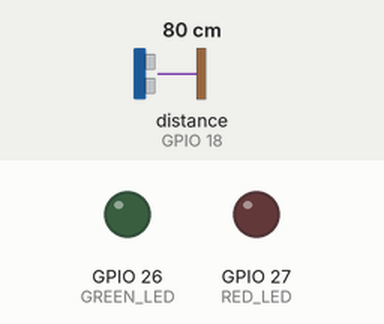
This sketch was run on a simulated ESP32. On the bench: output pins drawn as LEDs (lit = HIGH). Wiring (from diagram.json): ultrasonic range finder: trigger GPIO 5; echo GPIO 18. The test bench sets the inputs (shaded band); at power-on: distance to the obstacle (sensor on GPIO 18) 80 cm. The echo pulse lasts 58.3 µs per cm; WiFi joins after 1.5 s; servers stay silent unless stated; pins used as bus, display or sensor lines are not drawn; what the sketch prints to the serial monitor is not drawn.

Above: at 2.7 s.
2.8 s: distance to the obstacle (sensor on GPIO 18) set to 22 cm
4.5 s: distance to the obstacle (sensor on GPIO 18) set to 19 cm
At 6.4 s:
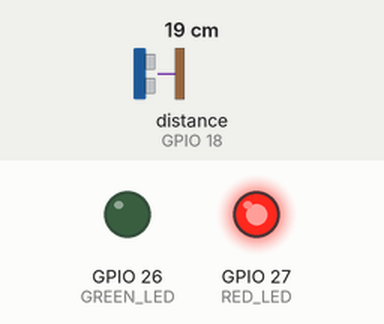
7.5 s: distance to the obstacle (sensor on GPIO 18) set to 35 cm
At 10.0 s:
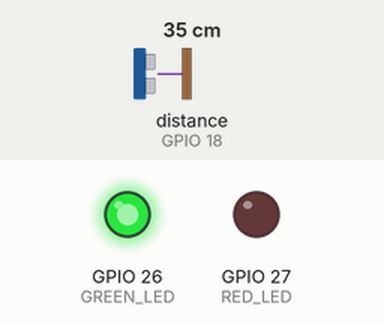
10.5 s: distance to the obstacle (sensor on GPIO 18) set to 2 cm
At 13.4 s:
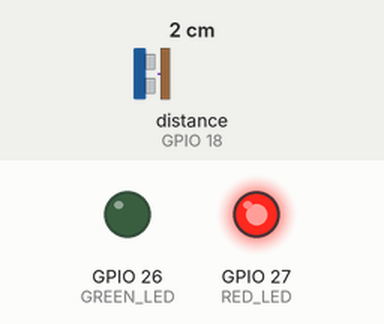
Timing chart, 0 to 14.5 s (numbered marks = the images above; inputs shaded):
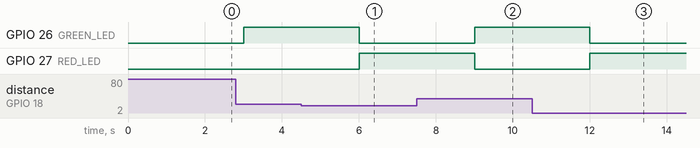

Measured:
- the behaviour switches between 21 and 20 cm on distance to the obstacle (sensor on GPIO 18) (found by bisection; images 0 and 1)
- after the input at 4.5 s, GPIO 26 (GREEN_LED): HIGH → LOW after 1.5 s; GPIO 27 (RED_LED): LOW → HIGH after 1.5 s
- after the input at 7.5 s, GPIO 26 (GREEN_LED): LOW → HIGH after 1.5 s; GPIO 27 (RED_LED): HIGH → LOW after 1.5 s
- after the input at 10.5 s, GPIO 26 (GREEN_LED): HIGH → LOW after 1.5 s; GPIO 27 (RED_LED): LOW → HIGH after 1.5 s

The sketch:

esp32-http-server.ino
```cpp
/*
  ESP32 HTTP Flood Monitoring System for Wokwi

  When running in Wokwi for VSCode, open http://localhost:8180
  in your browser to view the status page.
*/

#include <WiFi.h>
#include <WebServer.h>
#include <uri/UriBraces.h>

// WiFi credentials for Wokwi simulation
#define WIFI_SSID "Wokwi-GUEST"
#define WIFI_PASSWORD ""
#define WIFI_CHANNEL 6

// Pin assignments (adjust as per your Wokwi diagram)
#define TRIG_PIN    5    // HC-SR04 TRIG
#define ECHO_PIN    18   // HC-SR04 ECHO
#define GREEN_LED   26   // Safe status LED
#define RED_LED     27   // Alert status LED

#define FLOOD_THRESHOLD_CM  20  // Flood risk threshold (cm)

WebServer server(80);

float currentWaterLevel = 0;
bool floodAlert = false;

void sendHtml() {
  String statusText = (currentWaterLevel < 0) ? "Sensor Error" :
                      (currentWaterLevel < FLOOD_THRESHOLD_CM) ? "ALERT: Flood risk!" : "Normal";
  String alertColor = (currentWaterLevel < 0) ? "#888" :
                      (currentWaterLevel < FLOOD_THRESHOLD_CM) ? "#c00" : "#090";

  String response = R"(
    <!DOCTYPE html><html>
      <head>
        <title>ESP32 Flood Monitoring</title>
        <meta name="viewport" content="width=device-width, initial-scale=1">
        <style>
          html { font-family: sans-serif; text-align: center; }
          body { margin: 2em; }
          h1 { margin-bottom: 1em; }
          .status { font-size: 2em; font-weight: bold; color: ALERT_COLOR; }
          .level { font-size: 1.5em; margin: 1em 0; }
          .led { display: inline-block; width: 1em; height: 1em; border-radius: 50%; margin: 0 0.5em; }
          .green { background: #0f0; border: 1px solid #090; }
          .red { background: #f00; border: 1px solid #900; }
        </style>
      </head>
      <body>
        <h1>Flood Monitoring System</h1>
        <div class="level">Water Level: <b>LEVEL_CM</b> cm</div>
        <div class="status" style="color: ALERT_COLOR;">STATUS_TEXT</div>
        <div>
          <span class="led green" style="opacity:GREEN_OPACITY;"></span> Green (Safe)
          <span class="led red" style="opacity:RED_OPACITY;"></span> Red (Alert)
        </div>
        <div style="margin-top:2em; font-size:0.9em; color:#888;">
          Last updated: TIME ms since boot
        </div>
      </body>
    </html>
  )";

  response.replace("LEVEL_CM", (currentWaterLevel < 0) ? "--" : String(currentWaterLevel, 2));
  response.replace("STATUS_TEXT", statusText);
  response.replace("ALERT_COLOR", alertColor);
  response.replace("GREEN_OPACITY", (currentWaterLevel >= FLOOD_THRESHOLD_CM) ? "1" : "0.2");
  response.replace("RED_OPACITY", (currentWaterLevel < FLOOD_THRESHOLD_CM && currentWaterLevel >= 0) ? "1" : "0.2");
  response.replace("TIME", String(millis()));

  server.send(200, "text/html", response);
}

float readWaterLevelCM() {
  digitalWrite(TRIG_PIN, LOW);
  delayMicroseconds(2);
  digitalWrite(TRIG_PIN, HIGH);
  delayMicroseconds(10);
  digitalWrite(TRIG_PIN, LOW);

  long duration = pulseIn(ECHO_PIN, HIGH, 30000); // 30ms timeout
  if (duration == 0) return -1; // Sensor error
  float distance = duration * 0.034 / 2.0;
  return distance;
}

void updateIndicators(float level) {
  if (level < 0) {
    digitalWrite(GREEN_LED, LOW);
    digitalWrite(RED_LED, LOW);
    floodAlert = false;
    return;
  }

  if (level < FLOOD_THRESHOLD_CM) {
    digitalWrite(RED_LED, HIGH);
    digitalWrite(GREEN_LED, LOW);
    floodAlert = true;
  } else {
    digitalWrite(RED_LED, LOW);
    digitalWrite(GREEN_LED, HIGH);
    floodAlert = false;
  }
}

void setup() {
  Serial.begin(115200);

  pinMode(TRIG_PIN, OUTPUT);
  pinMode(ECHO_PIN, INPUT);
  pinMode(GREEN_LED, OUTPUT);
  pinMode(RED_LED, OUTPUT);

  digitalWrite(GREEN_LED, LOW);
  digitalWrite(RED_LED, LOW);

  WiFi.begin(WIFI_SSID, WIFI_PASSWORD, WIFI_CHANNEL);
  Serial.print("Connecting to WiFi ");
  Serial.print(WIFI_SSID);
  while (WiFi.status() != WL_CONNECTED) {
    delay(100);
    Serial.print(".");
  }
  Serial.println(" Connected!");
  Serial.print("IP address: ");
  Serial.println(WiFi.localIP());

  server.on("/", sendHtml);
  server.begin();
  Serial.println("HTTP server started (http://localhost:8180)");
}

unsigned long lastRead = 0;
const unsigned long readInterval = 3000; // 3 seconds

void loop() {
  server.handleClient();

  unsigned long now = millis();
  if (now - lastRead > readInterval) {
    currentWaterLevel = readWaterLevelCM();
    updateIndicators(currentWaterLevel);

    if (currentWaterLevel < 0) {
      Serial.println("Sensor error: No echo received.");
    } else {
      Serial.print("Water Level (cm): ");
      Serial.println(currentWaterLevel);
      if (floodAlert) {
        Serial.println("ALERT: Flood risk!");
      } else {
        Serial.println("Water level normal.");
      }
    }
    lastRead = now;
  }
}
```
